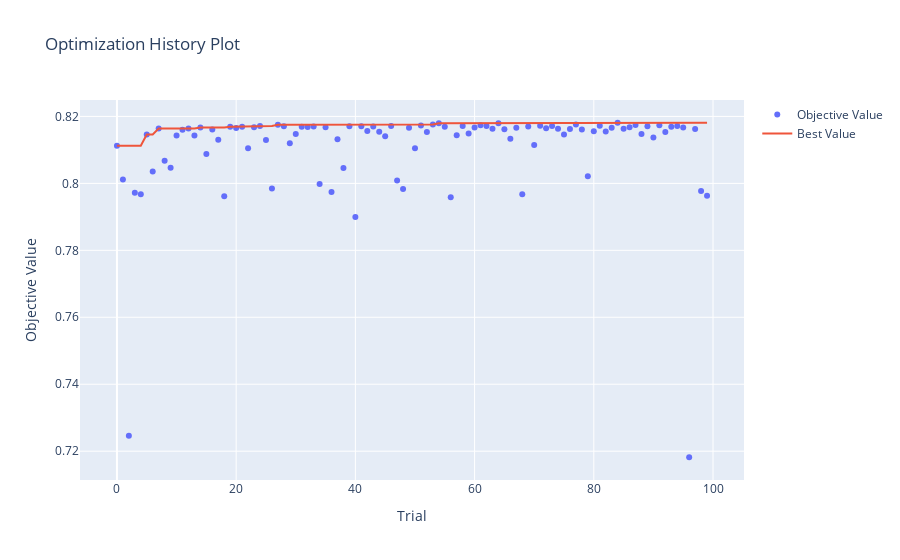
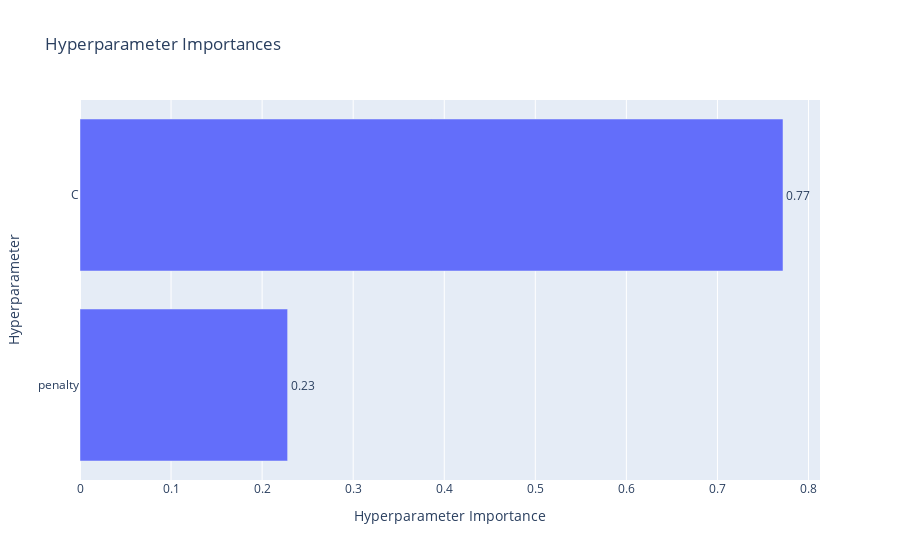

The notebook cell these images were saved under, in order:
### Code cell
print(f"Лучшие параметры для Logistic Regression:")
print(study_lr.best_params)
print(f"Лучший ROC-AUC: {study_lr.best_value:.4f}")

fig = optuna.visualization.plot_optimization_history(study_lr)
fig.show()

fig = optuna.visualization.plot_param_importances(study_lr)
fig.show()
